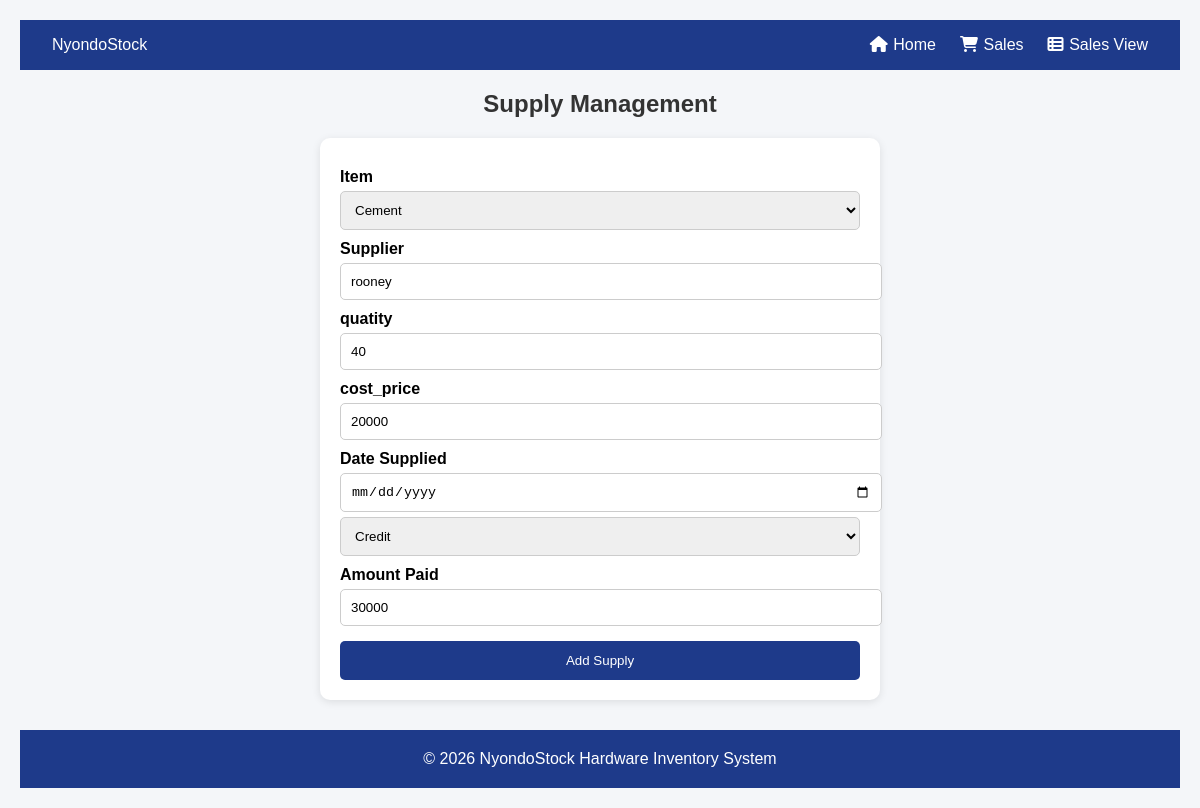
Page /edit_supplier/13/ on the committed database.
### mugeniapp/models.py (models this page shows, shortened)
class Supplier(models.Model):
    stock = models.ForeignKey(Stock, on_delete=models.CASCADE)
    supplier_name = models.CharField(max_length=100)
    supplier_contact = models.CharField(
    max_length=20,
    null=True,
    blank=True
)
    quantity = models.PositiveIntegerField(default=0)
    cost_price = models.PositiveIntegerField(default=0)
    total_cost = models.PositiveIntegerField(default=0 , blank=True, null=True)
    date = models.DateField()
    method_of_payment = models.CharField(max_length=50, default="Credit")
    amount_paid = models.IntegerField(default=0)
    balance = models.IntegerField(default=0, blank=True, null=True)

### mugeniapp/views.py (the view, shortened to what this page needs)
# urls.py: path('edit_supplier/<int:id>/', views.edit_supplier, name='edit_supplier'),
def edit_supplier(request, id):
    supplier = get_object_or_404(Supplier, id=id)
    stocks = Stock.objects.all()
    return render(request, 'edit_supplier.html', {
        'supplier': supplier,
        'stocks': stocks
    })

### mugeniapp/templates/edit_supplier.html (shortened to what this page needs)
<!DOCTYPE html>
<html lang="en">
<head>
</head>
<body>
   <nav>
    <div class="logo">NyondoStock</div>
    <ul>
      <li><a href="{% url 'index' %}"><i class="fa-solid fa-house"></i>Home</a></li>
      <li><a href="{% url 'sales' %}"><i class="fa-solid fa-cart-shopping"></i>Sales</a></li>
      <li><a href="{% url 'save' %}"><i class="fa-solid fa-table-list"></i>Sales View</a></li>
    </ul>
  </nav>
<div class="container">
    <h2>Supply Management</h2>
    <form method="POST" action="{% url 'edit_supplier' supplier.id %}">
        <label>Item</label>
        <select name="stock" required>
            {% for item in stocks %}
                <option value="{{ item.id }}">{{ item.name }}</option>
            {% endfor %}
        </select>
        <label>Supplier</label>
        <input  type="text" name="supplier_name" value="{{ supplier.supplier_name }}" required>
        <label>quatity</label>
        <input type="number" name="quantity" value="{{ supplier.quantity }}" required>
     <label> cost_price</label>
     <input type="number" name="cost_price" value="{{ supplier.cost_price }}" required>
        <label>Date Supplied</label>
        <input type="date" name="date" value="{{ supplier.date }}" required>
   <select name="method_of_payment" required>
    <option value="credit" {% if supplier.method_of_payment == "credit" %}selected{% endif %}>Credit</option>
</select>
        <label>Amount Paid</label>
        <input type="number" name="amount_paid" value="{{ supplier.amount_paid }}" placeholder="Enter amount paid (if credit)">
        <button type="submit">Add Supply</button>
    </form>
    </div>
     <footer>
    &copy; 2026 NyondoStock Hardware Inventory System
  </footer>
</body>
</html>

### mugeniapp/templates/edit_supplier.html (style rules this page uses)
nav { background-color: #1E3A8A; color: white; padding: 1rem 2rem; display: flex; justify-content: space-between; align-items: center; }
nav ul { list-style: none; display: flex; gap: 1.5rem; margin: 0; padding: 0; }
nav ul li a { color: white; text-decoration: none; font-weight: 500; }
nav ul li a i { margin-right: 0.35rem; }
body { font-family: Arial, sans-serif; background-color: #f4f6f9; margin: 0; padding: 20px; }
h2 { text-align: center; color: #333; }
.container { margin-left: 300px; margin-right: 300px; }
form { background: #fff; padding: 20px; border-radius: 10px; box-shadow: 0 2px 8px rgba(0,0,0,0.1); margin-bottom: 30px; }
label { display: block; margin-top: 10px; font-weight: bold; }
input, select { width: 100%; padding: 10px; margin-top: 5px; border-radius: 5px; border: 1px solid #ccc; }
button { margin-top: 15px; padding: 12px; width: 100%; background-color:#1E3A8A ; color: white; border: none; border-radius: 5px; cursor: pointer; }
footer { background-color: #1E3A8A; color: white; text-align: center; padding: 20px; margin-top: 20px; }

### rows in the picture
Supplier: supplier_name "rooney", quantity "40", cost_price "20000", method_of_payment "Credit", amount_paid "30000"

### other values in the picture
form field stock "Cement"
